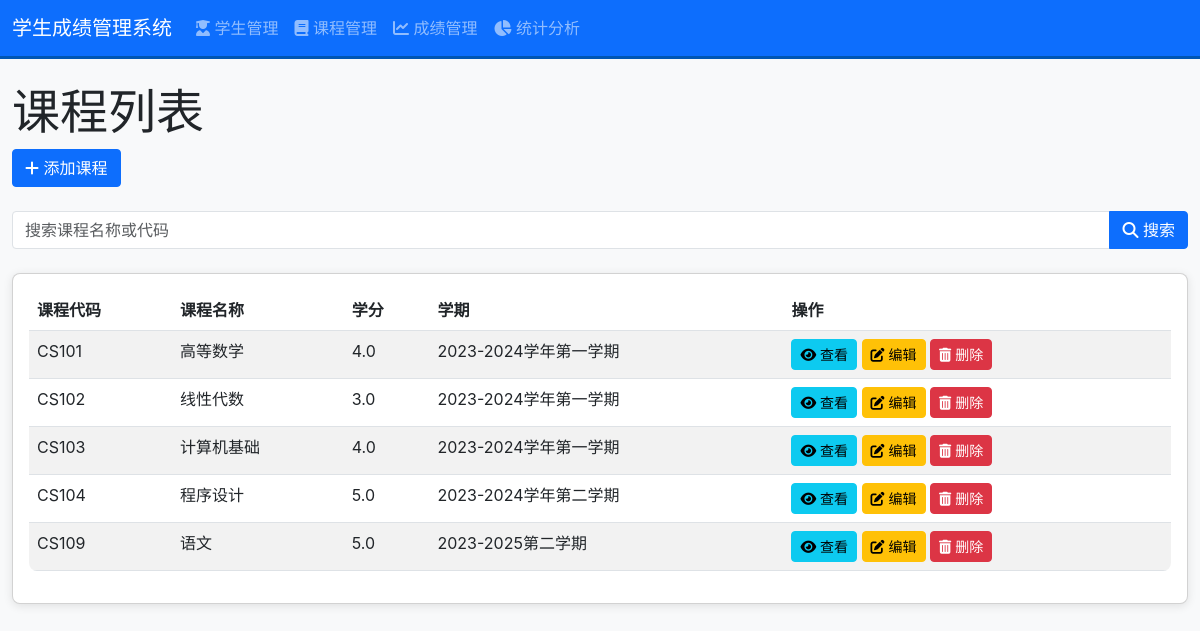
Screenshot of /courses with the database file from the repository.
### models/course_model.py (models this page shows, shortened)
class Course(db.Model):
    id = db.Column(db.Integer, primary_key=True)
    course_code = db.Column(db.String(20), unique=True, nullable=False)
    course_name = db.Column(db.String(100), nullable=False)
    credits = db.Column(db.Float, nullable=False)
    semester = db.Column(db.String(20))
    created_at = db.Column(db.DateTime, default=datetime.utcnow)
    scores = db.relationship('Score', backref='course', lazy=True, cascade='all, delete-orphan')

### views/course_views.py (the view)
@app.route('/courses')
def course_list():
    search_query = request.args.get('search', '')
    if search_query:
        courses = Course.query.filter(
            (Course.course_code.contains(search_query)) |
            (Course.course_name.contains(search_query)) |
            (Course.semester.contains(search_query))
        ).order_by(Course.course_code).all()
    else:
        courses = Course.query.order_by(Course.course_code).all()
    return render_template('course_list.html', courses=courses, search_query=search_query)

### templates/course_list.html (shortened to what this page needs)
{% extends 'base.html' %}
{% block content %}
    <div class="mb-4">
        <h1 class="display-5">课程列表</h1>
        <a href="{{ url_for('add_course') }}" class="btn btn-primary">
            <i class="fas fa-plus"></i> 添加课程
        </a>
    </div>
    <div class="mb-4">
        <form method="GET" class="form-inline">
            <div class="input-group">
                <input type="text" class="form-control" name="search" placeholder="搜索课程名称或代码" value="{{ search_term }}">
                <button type="submit" class="btn btn-primary">
                    <i class="fas fa-search"></i> 搜索
                </button>
            </div>
        </form>
    </div>
    <div class="card">
        <div class="card-body">
            <div class="table-responsive">
                <table class="table table-striped">
                    <thead>
                        <tr>
                            <th>课程代码</th>
                            <th>课程名称</th>
                            <th>学分</th>
                            <th>学期</th>
                            <th>操作</th>
                        </tr>
                    </thead>
                    <tbody>
                        {% if courses %}
                            {% for course in courses %}
                            <tr>
                                <td>{{ course.course_code }}</td>
                                <td>{{ course.course_name }}</td>
                                <td>{{ course.credits }}</td>
                                <td>{{ course.semester }}</td>
                                <td>
                                    <a href="{{ url_for('course_detail', course_id=course.id) }}" class="btn btn-info btn-sm">
                                        <i class="fas fa-eye"></i> 查看
                                    </a>
                                    <a href="{{ url_for('edit_course', course_id=course.id) }}" class="btn btn-warning btn-sm">
                                        <i class="fas fa-edit"></i> 编辑
                                    </a>
                                    <button class="btn btn-danger btn-sm delete-btn" data-course-id="{{ course.id }}">
                                        <i class="fas fa-trash-alt"></i> 删除
                                    </button>
                                </td>
                            </tr>
                            {% endfor %}
                        {% endif %}
                    </tbody>
                </table>
            </div>
        </div>
    </div>
{% endblock %}

### static/css/style.css (style rules this page uses)
body { font-family: -apple-system, BlinkMacSystemFont, 'Segoe UI', Roboto, 'Helvetica Neue', Arial, sans-serif; background-color: #f8f9fa; }
.card { border-radius: 8px; box-shadow: 0 2px 10px rgba(0, 0, 0, 0.1); }
.table { background-color: white; border-radius: 8px; overflow: hidden; }
.btn { border-radius: 4px; transition: all 0.3s ease; }
.form-control { border-radius: 4px; transition: border-color 0.3s ease; }

### rows the page displays
Course: course_code "CS101", course_name "高等数学", credits "4.0", semester "2023-2024学年第一学期"
Course: course_code "CS102", course_name "线性代数", credits "3.0", semester "2023-2024学年第一学期"
Course: course_code "CS103", course_name "计算机基础", credits "4.0", semester "2023-2024学年第一学期"
Course: course_code "CS104", course_name "程序设计", credits "5.0", semester "2023-2024学年第二学期"
Course: course_code "CS109", course_name "语文", credits "5.0", semester "2023-2025第二学期"
